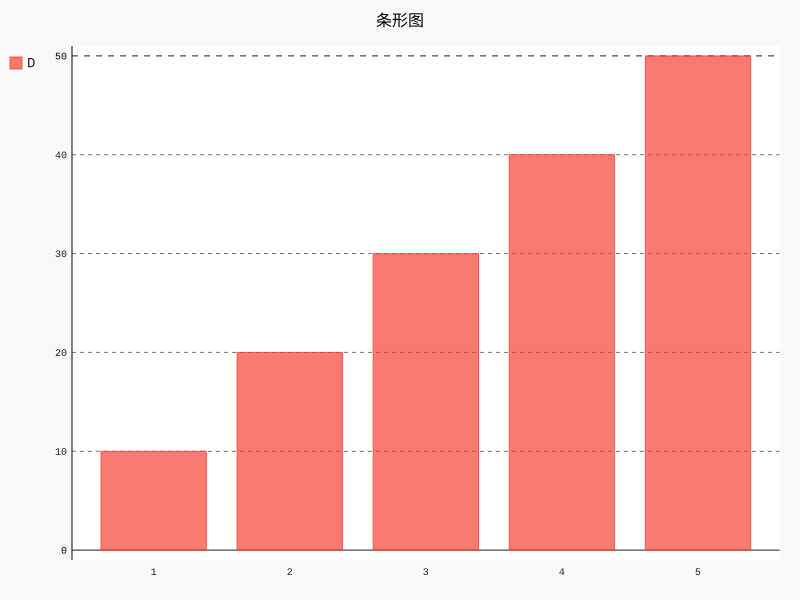

This figure's Python source:
import pygal
view=pygal.Bar()
view.title='条形图'
view.x_labels=['1','2','3','4','5']
view._x_title='横轴'
view._y_title='纵轴'
y_labels=[10,20,30,40,50]
view.add('D',y_labels)
view.render_to_file('test.svg')
